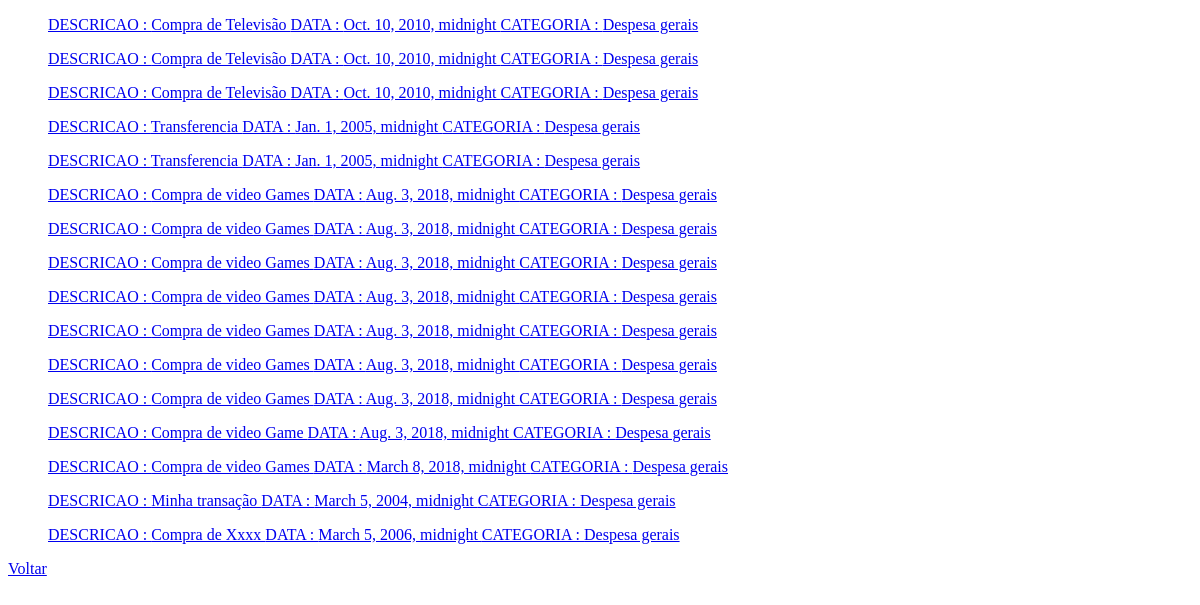
The page /listagem/ on the database as committed earlier.
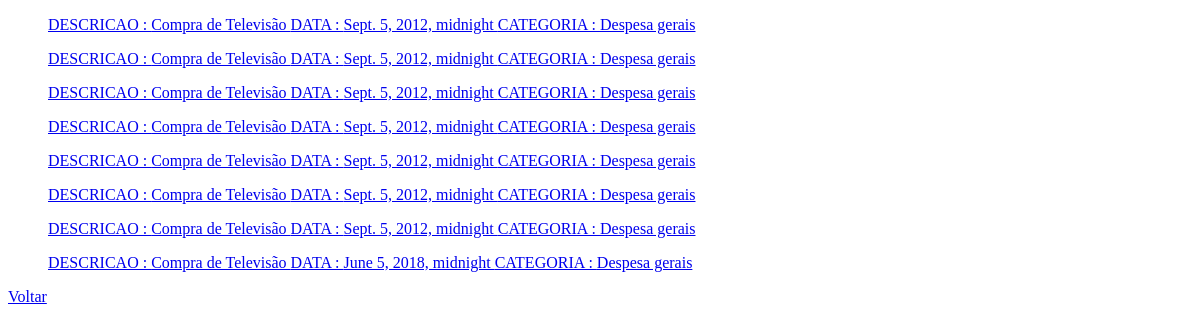
The same page on the database as committed later.
### contas/models.py (models this page shows, shortened)
class Transacao(models.Model):
	data = models.DateTimeField()
	descricao = models.CharField(max_length = 200)
	valor = models.DecimalField(max_digits=7,decimal_places=2)
	categoria = models.ForeignKey(Categoria,on_delete=models.CASCADE)
	observacoes = models.TextField(null=True, blank=True)
	class Meta:
		verbose_name_plural = 'Transacoes'

class Categoria(models.Model):
	nome = models.CharField(max_length = 100)
	dt_criacao = models.DateTimeField(auto_now_add = True)
	def __str__(self):
		return self.nome

### contas/views.py (the view)
# urls.py: path('listagem/',listagem, name='url_lista')
def listagem(request):
	data = {}
	data['transacao'] = Transacao.objects.all()
	return render(request, 'contas/lista.html',data)

### contas/templates/contas/lista.html (shortened to what this page needs)
<!DOCTYPE html>
<html>
<head>
</head>
	<body>
		{% for trc in transacao %}
			<ul>
				</li><a href="{% url 'update_url' trc.id %}">DESCRICAO : {{trc.descricao}}	DATA : {{trc.data}} CATEGORIA : {{trc.categoria}}</a></li>
			</ul>
		{% endfor %}
		<a href="{% url 'nova_url' %}">Voltar</a>
	</body>
</html>

Rows that differ between the two databases and show on the page:
removed Transacao: descricao "Compra de Televisão", data "Oct. 10, 2010, midnight", categoria "Despesa gerais"
removed Transacao: descricao "Compra de Televisão", data "Oct. 10, 2010, midnight", categoria "Despesa gerais"
removed Transacao: descricao "Compra de Televisão", data "Oct. 10, 2010, midnight", categoria "Despesa gerais"
removed Transacao: descricao "Transferencia", data "Jan. 1, 2005, midnight", categoria "Despesa gerais"
removed Transacao: descricao "Transferencia", data "Jan. 1, 2005, midnight", categoria "Despesa gerais"
removed Transacao: descricao "Compra de video Games", data "Aug. 3, 2018, midnight", categoria "Despesa gerais"
removed Transacao: descricao "Compra de video Games", data "Aug. 3, 2018, midnight", categoria "Despesa gerais"
removed Transacao: descricao "Compra de video Games", data "Aug. 3, 2018, midnight", categoria "Despesa gerais"
removed Transacao: descricao "Compra de video Games", data "Aug. 3, 2018, midnight", categoria "Despesa gerais"
removed Transacao: descricao "Compra de video Games", data "Aug. 3, 2018, midnight", categoria "Despesa gerais"
removed Transacao: descricao "Compra de video Games", data "Aug. 3, 2018, midnight", categoria "Despesa gerais"
removed Transacao: descricao "Compra de video Games", data "Aug. 3, 2018, midnight", categoria "Despesa gerais"
removed Transacao: descricao "Compra de video Game", data "Aug. 3, 2018, midnight", categoria "Despesa gerais"
removed Transacao: descricao "Compra de video Games", data "March 8, 2018, midnight", categoria "Despesa gerais"
removed Transacao: descricao "Minha transação", data "March 5, 2004, midnight", categoria "Despesa gerais"
removed Transacao: descricao "Compra de Xxxx", data "March 5, 2006, midnight", categoria "Despesa gerais"
added Transacao: descricao "Compra de Televisão", data "Sept. 5, 2012, midnight", categoria "Despesa gerais"
added Transacao: descricao "Compra de Televisão", data "Sept. 5, 2012, midnight", categoria "Despesa gerais"
added Transacao: descricao "Compra de Televisão", data "Sept. 5, 2012, midnight", categoria "Despesa gerais"
added Transacao: descricao "Compra de Televisão", data "Sept. 5, 2012, midnight", categoria "Despesa gerais"
added Transacao: descricao "Compra de Televisão", data "Sept. 5, 2012, midnight", categoria "Despesa gerais"
added Transacao: descricao "Compra de Televisão", data "Sept. 5, 2012, midnight", categoria "Despesa gerais"
added Transacao: descricao "Compra de Televisão", data "Sept. 5, 2012, midnight", categoria "Despesa gerais"
added Transacao: descricao "Compra de Televisão", data "June 5, 2018, midnight", categoria "Despesa gerais"
